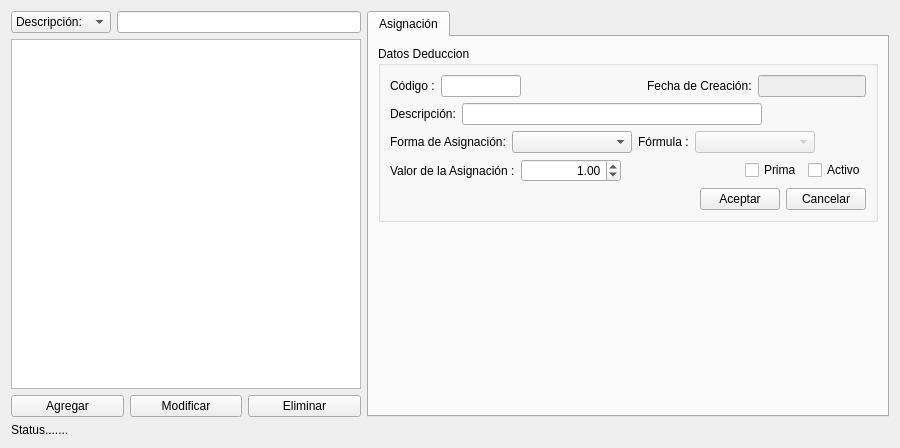
<?xml version="1.0" encoding="UTF-8"?>
<ui version="4.0">
 <class>AsignacionWidget</class>
 <widget class="QWidget" name="AsignacionWidget">
  <property name="geometry">
   <rect>
    <x>0</x>
    <y>0</y>
    <width>900</width>
    <height>448</height>
   </rect>
  </property>
  <property name="windowTitle">
   <string>Form</string>
  </property>
  <layout class="QGridLayout" name="gridLayout_3">
   <item row="0" column="1">
    <widget class="QTabWidget" name="asignacionTabWidget">
     <property name="enabled">
      <bool>true</bool>
     </property>
     <property name="currentIndex">
      <number>0</number>
     </property>
     <widget class="QWidget" name="asignacionDatosTab">
      <attribute name="title">
       <string>Asignación</string>
      </attribute>
      <layout class="QGridLayout" name="gridLayout_2">
       <item row="0" column="0">
        <widget class="QGroupBox" name="datosGroupBox">
         <property name="minimumSize">
          <size>
           <width>500</width>
           <height>0</height>
          </size>
         </property>
         <property name="title">
          <string>Datos Deduccion</string>
         </property>
         <layout class="QGridLayout" name="gridLayout">
          <item row="0" column="0">
           <layout class="QHBoxLayout" name="horizontalLayout_2">
            <item>
             <widget class="QLabel" name="label">
              <property name="text">
               <string>Código :</string>
              </property>
             </widget>
            </item>
            <item>
             <widget class="QLineEdit" name="codigoLineEdit">
              <property name="minimumSize">
               <size>
                <width>80</width>
                <height>0</height>
               </size>
              </property>
              <property name="maximumSize">
               <size>
                <width>80</width>
                <height>16777215</height>
               </size>
              </property>
              <property name="text">
               <string/>
              </property>
             </widget>
            </item>
            <item>
             <spacer name="horizontalSpacer_3">
              <property name="orientation">
               <enum>Qt::Horizontal</enum>
              </property>
              <property name="sizeHint" stdset="0">
               <size>
                <width>40</width>
                <height>20</height>
               </size>
              </property>
             </spacer>
            </item>
            <item>
             <layout class="QHBoxLayout" name="horizontalLayout_9">
              <item>
               <widget class="QLabel" name="label_5">
                <property name="text">
                 <string>Fecha de Creación:</string>
                </property>
               </widget>
              </item>
              <item>
               <widget class="QLineEdit" name="fechaLineEdit">
                <property name="enabled">
                 <bool>false</bool>
                </property>
               </widget>
              </item>
             </layout>
            </item>
           </layout>
          </item>
          <item row="1" column="0">
           <layout class="QHBoxLayout" name="horizontalLayout_3">
            <item>
             <widget class="QLabel" name="label_2">
              <property name="text">
               <string>Descripción:</string>
              </property>
             </widget>
            </item>
            <item>
             <widget class="QLineEdit" name="descripcionLineEdit">
              <property name="minimumSize">
               <size>
                <width>300</width>
                <height>0</height>
               </size>
              </property>
             </widget>
            </item>
            <item>
             <spacer name="horizontalSpacer_2">
              <property name="orientation">
               <enum>Qt::Horizontal</enum>
              </property>
              <property name="sizeHint" stdset="0">
               <size>
                <width>40</width>
                <height>20</height>
               </size>
              </property>
             </spacer>
            </item>
           </layout>
          </item>
          <item row="2" column="0">
           <layout class="QHBoxLayout" name="horizontalLayout_8">
            <item>
             <layout class="QHBoxLayout" name="horizontalLayout_4">
              <item>
               <widget class="QLabel" name="label_3">
                <property name="text">
                 <string>Forma de Asignación:</string>
                </property>
               </widget>
              </item>
              <item>
               <widget class="QComboBox" name="FormaComboBox">
                <property name="minimumSize">
                 <size>
                  <width>120</width>
                  <height>0</height>
                 </size>
                </property>
                <property name="layoutDirection">
                 <enum>Qt::LeftToRight</enum>
                </property>
                <property name="editable">
                 <bool>false</bool>
                </property>
                <property name="sizeAdjustPolicy">
                 <enum>QComboBox::AdjustToContents</enum>
                </property>
               </widget>
              </item>
             </layout>
            </item>
            <item>
             <layout class="QHBoxLayout" name="horizontalLayout_5">
              <item>
               <widget class="QLabel" name="formulaLabel">
                <property name="text">
                 <string>Fórmula :</string>
                </property>
               </widget>
              </item>
              <item>
               <widget class="QComboBox" name="formulaComboBox">
                <property name="enabled">
                 <bool>false</bool>
                </property>
                <property name="minimumSize">
                 <size>
                  <width>120</width>
                  <height>0</height>
                 </size>
                </property>
               </widget>
              </item>
             </layout>
            </item>
            <item>
             <spacer name="horizontalSpacer_4">
              <property name="orientation">
               <enum>Qt::Horizontal</enum>
              </property>
              <property name="sizeHint" stdset="0">
               <size>
                <width>40</width>
                <height>20</height>
               </size>
              </property>
             </spacer>
            </item>
           </layout>
          </item>
          <item row="3" column="0">
           <layout class="QHBoxLayout" name="horizontalLayout_7">
            <item>
             <widget class="QLabel" name="label_4">
              <property name="text">
               <string>Valor de la Asignación :</string>
              </property>
             </widget>
            </item>
            <item>
             <widget class="QDoubleSpinBox" name="valorDoubleSpinBox">
              <property name="minimumSize">
               <size>
                <width>100</width>
                <height>0</height>
               </size>
              </property>
              <property name="maximumSize">
               <size>
                <width>100</width>
                <height>16777215</height>
               </size>
              </property>
              <property name="alignment">
               <set>Qt::AlignRight|Qt::AlignTrailing|Qt::AlignVCenter</set>
              </property>
              <property name="maximum">
               <double>999999999.990000009536743</double>
              </property>
              <property name="value">
               <double>1.000000000000000</double>
              </property>
             </widget>
            </item>
            <item>
             <spacer name="horizontalSpacer">
              <property name="orientation">
               <enum>Qt::Horizontal</enum>
              </property>
              <property name="sizeHint" stdset="0">
               <size>
                <width>40</width>
                <height>20</height>
               </size>
              </property>
             </spacer>
            </item>
            <item>
             <widget class="QCheckBox" name="primaCheckBox">
              <property name="text">
               <string>Prima</string>
              </property>
             </widget>
            </item>
            <item>
             <widget class="QCheckBox" name="activoCheckBox">
              <property name="text">
               <string>Activo</string>
              </property>
             </widget>
            </item>
           </layout>
          </item>
          <item row="4" column="0">
           <layout class="QHBoxLayout" name="horizontalLayout_10">
            <item>
             <spacer name="horizontalSpacer_5">
              <property name="orientation">
               <enum>Qt::Horizontal</enum>
              </property>
              <property name="sizeHint" stdset="0">
               <size>
                <width>40</width>
                <height>20</height>
               </size>
              </property>
             </spacer>
            </item>
            <item>
             <widget class="QPushButton" name="accionPushButton">
              <property name="text">
               <string>Aceptar</string>
              </property>
             </widget>
            </item>
            <item>
             <widget class="QPushButton" name="cancelarPushButton">
              <property name="text">
               <string>Cancelar</string>
              </property>
             </widget>
            </item>
           </layout>
          </item>
         </layout>
        </widget>
       </item>
       <item row="1" column="0">
        <spacer name="verticalSpacer">
         <property name="orientation">
          <enum>Qt::Vertical</enum>
         </property>
         <property name="sizeHint" stdset="0">
          <size>
           <width>20</width>
           <height>40</height>
          </size>
         </property>
        </spacer>
       </item>
      </layout>
     </widget>
    </widget>
   </item>
   <item row="1" column="0">
    <widget class="QLabel" name="statusLabel">
     <property name="text">
      <string>Status.......</string>
     </property>
    </widget>
   </item>
   <item row="0" column="0">
    <layout class="QVBoxLayout" name="verticalLayout">
     <item>
      <layout class="QHBoxLayout" name="horizontalLayout">
       <item>
        <widget class="QComboBox" name="busquedaComboBox">
         <property name="minimumSize">
          <size>
           <width>100</width>
           <height>0</height>
          </size>
         </property>
         <property name="sizeAdjustPolicy">
          <enum>QComboBox::AdjustToMinimumContentsLength</enum>
         </property>
         <item>
          <property name="text">
           <string>Descripción:</string>
          </property>
         </item>
         <item>
          <property name="text">
           <string>Codigo:</string>
          </property>
         </item>
        </widget>
       </item>
       <item>
        <widget class="QLineEdit" name="busquedaLineEdit"/>
       </item>
      </layout>
     </item>
     <item>
      <widget class="QTableView" name="asignacionTableView">
       <property name="minimumSize">
        <size>
         <width>350</width>
         <height>350</height>
        </size>
       </property>
       <property name="selectionMode">
        <enum>QAbstractItemView::SingleSelection</enum>
       </property>
       <property name="selectionBehavior">
        <enum>QAbstractItemView::SelectRows</enum>
       </property>
       <attribute name="horizontalHeaderStretchLastSection">
        <bool>true</bool>
       </attribute>
      </widget>
     </item>
     <item>
      <layout class="QHBoxLayout" name="horizontalLayout_6">
       <item>
        <widget class="QPushButton" name="agregarPushButton">
         <property name="text">
          <string>Agregar</string>
         </property>
        </widget>
       </item>
       <item>
        <widget class="QPushButton" name="modificarPushButton">
         <property name="text">
          <string>Modificar</string>
         </property>
        </widget>
       </item>
       <item>
        <widget class="QPushButton" name="eliminarPushButton">
         <property name="text">
          <string>Eliminar</string>
         </property>
        </widget>
       </item>
      </layout>
     </item>
    </layout>
   </item>
  </layout>
 </widget>
 <resources/>
 <connections/>
</ui>
